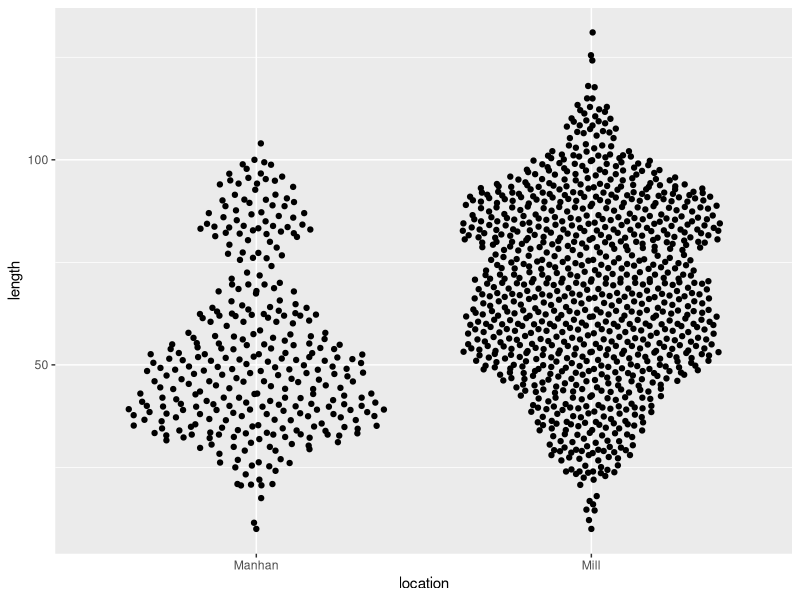

This chart was generated by the following R code:
# load the necessary packages
library(ggplot2, warn.conflicts= F, quietly = T) # for graphing
library(ggbeeswarm, quietly = T) # for jittering the data

# import the data
mussels <- read.csv("data/mussels.csv")

# simple graph with jittered points
ggplot(                          # ggplot function makes the plot
  data=mussels,                  # give the name of the data to use here
  aes(x=location, y=length)) +   # aes = aesthetics, define x and y variables here
  geom_quasirandom()             # geom_quasirandom jitters the points to show the distribution